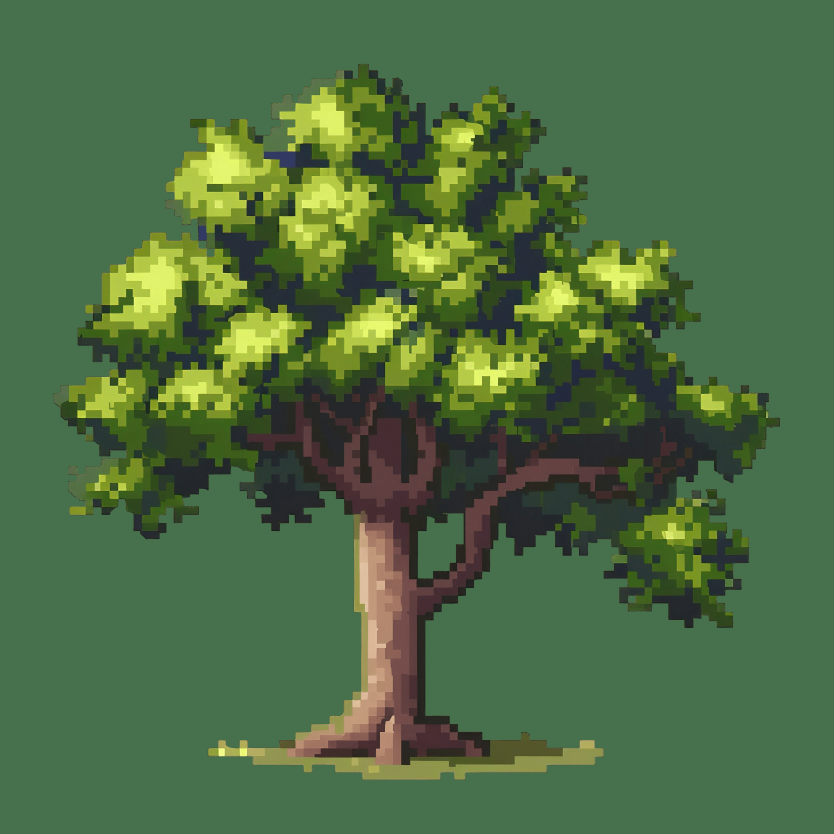
#> input picture img/photos/tree.png, 2500 x 2500 px (shown at 1/3 size)
$ python convertisseur.py
#> lines starting #> are read from the running program, lines starting #| are printed output that depends on the picture
import cv2
import numpy as np

# =====================================================================
# PARAMÈTRES FACILEMENT RÉGLABLES
# =====================================================================
IMAGE_PATH = "img/photos/tree.png"          # Chemin de ton image source
OUTPUT_PATH = "img/photos/tree_ascii.png"   # Chemin de sauvegarde (si activé)
SAUVEGARDER_PNG = True                         # Passe à True quand tu veux enregistrer le .png

# 1. Densité et proportions
LARGEUR_CARACTERES = 256   # Nombre de caractères en largeur (150 à 350 pour beaucoup de détails)
RATIO_CARACTERE = 1.0      # 1.0 = conserve exactement les proportions rectangulaires de l'image

# 2. Apparence et couleurs
MODE_COULEUR = True             # True = couleurs d'origine | False = monochrome
COULEUR_TEXTE = (255, 255, 255) # Couleur BGR si MODE_COULEUR = False (ex: (0, 255, 70) pour vert Matrix)
COULEUR_FOND = (15, 15, 15)     # Couleur de fond BGR (utilisée si l'image n'a pas de transparence)
INVERSER_LUMINOSITE = False     # True pour fond clair / texte foncé
SEUIL_TRANSPARENCE = 128        # Opacité minimale (0 à 255) pour qu'un pixel soit pris en compte

# 3. Qualité et netteté (Anti-flou pour le web)
TAILLE_CELLULE_PX = 16     # Taille d'une cellule en pixels (16 = haute résolution nette sur le web)
ECHELLE_POLICE = 0.55      # Taille de la police OpenCV (adaptée à TAILLE_CELLULE_PX = 16)
EPAISSEUR_TRAIT = 10       # Épaisseur des caractères (1 ou 2)
CONTRASTE = 1              # 1.0 = normal, > 1.0 = renforce les contrastes
LUMINOSITE = 0             # Décalage de luminosité (-50 à +50)

# Palette ASCII ultra-dense (70 niveaux du plus sombre au plus lumineux)
PALETTE_ASCII = r"$@B%8&WM#*oahkbdpqwmZO0QLCJUYXzcvunxrjft/\|()1{}[]?-_+~<>i!lI;:,\"^`'. "
# =====================================================================


def image_to_ascii():
    # Chargement de l'image en conservant le canal alpha (transparence) s'il existe
    img = cv2.imread(IMAGE_PATH, cv2.IMREAD_UNCHANGED)
#> img is the input picture: shape (2500, 2500, 4); mean B, G, R, A 65.5, 107.6, 77.3, 97
    if img is None:
        print(f"Erreur : Impossible de charger l'image '{IMAGE_PATH}'. Vérifie le chemin.")
        return

    # Séparation des couleurs (BGR) et du canal alpha (transparence)
    a_transparence = (len(img.shape) == 3 and img.shape[2] == 4)
#> a_transparence = True
    if a_transparence:
        bgr = img[:, :, :3]
        alpha = img[:, :, 3]
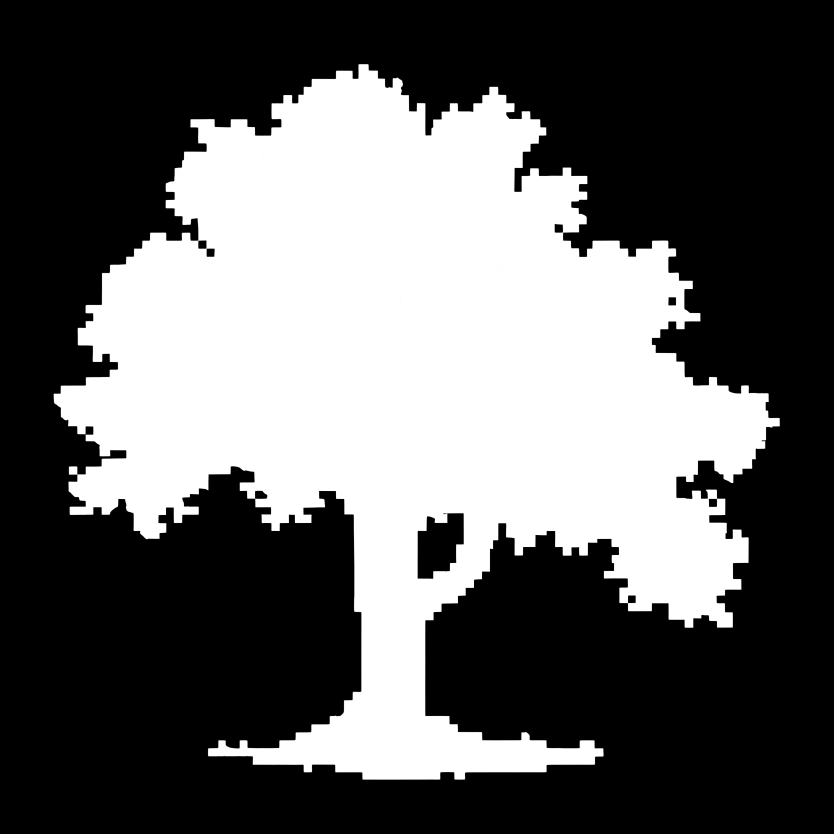
#> alpha: shape (2500, 2500) (shown at 1/3 size); min 0, max 255, mean 97
    else:
        bgr = img if len(img.shape) == 3 else cv2.cvtColor(img, cv2.COLOR_GRAY2BGR)
        alpha = None

    # Ajustement contraste / luminosité uniquement sur les couleurs
    img_ajustee = cv2.convertScaleAbs(bgr, alpha=CONTRASTE, beta=LUMINOSITE)

    # Calcul des dimensions de la grille ASCII en gardant le ratio exact
    h_orig, w_orig = img_ajustee.shape[:2]
#> h_orig = 2500; w_orig = 2500
    hauteur_caracteres = int((h_orig / w_orig) * LARGEUR_CARACTERES * RATIO_CARACTERE)
#> hauteur_caracteres = 256

    # Redimensionnement de l'image (et du masque alpha) à la taille de la grille
    img_reduite = cv2.resize(
        img_ajustee,
        (LARGEUR_CARACTERES, hauteur_caracteres),
        interpolation=cv2.INTER_AREA
    )
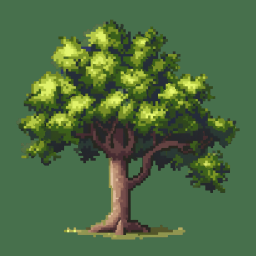
#> img_reduite: shape (256, 256, 3); mean B, G, R 65.5, 107.6, 77.3
    gris = cv2.cvtColor(img_reduite, cv2.COLOR_BGR2GRAY)
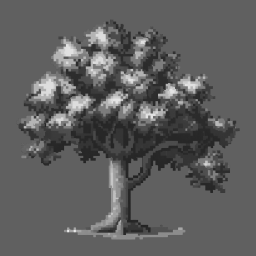
#> gris: shape (256, 256); min 34, max 236, mean 93.9

    alpha_reduit = None
    if a_transparence:
        alpha_reduit = cv2.resize(
            alpha,
            (LARGEUR_CARACTERES, hauteur_caracteres),
            interpolation=cv2.INTER_AREA
        )
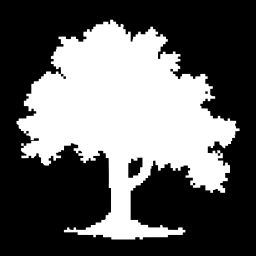
#> alpha_reduit: shape (256, 256); min 0, max 255, mean 97

    # Orientation de la palette selon le fond
    palette = PALETTE_ASCII if INVERSER_LUMINOSITE else PALETTE_ASCII[::-1]
    nb_chars = len(palette)

    # Création du canevas haute résolution (transparent BGRA si l'image source a de la transparence)
    canvas_h = hauteur_caracteres * TAILLE_CELLULE_PX
#> canvas_h = 4096
    canvas_w = LARGEUR_CARACTERES * TAILLE_CELLULE_PX

    if a_transparence:
        canvas = np.zeros((canvas_h, canvas_w, 4), dtype=np.uint8)
    else:
        canvas = np.full((canvas_h, canvas_w, 3), COULEUR_FOND, dtype=np.uint8)

    # Dessin de chaque caractère
    for y in range(hauteur_caracteres):
        pos_y = (y + 1) * TAILLE_CELLULE_PX - 3
        for x in range(LARGEUR_CARACTERES):
            # On ignore la cellule si le pixel d'origine est transparent
            if a_transparence and alpha_reduit[y, x] < SEUIL_TRANSPARENCE:
                continue

            luminosite_pixel = int(gris[y, x])
            index_char = int((luminosite_pixel / 255) * (nb_chars - 1))
            caractere = palette[index_char]

            if caractere == " ":
                continue

            couleur_bgr = tuple(int(c) for c in img_reduite[y, x]) if MODE_COULEUR else COULEUR_TEXTE
            couleur = (*couleur_bgr, 255) if a_transparence else couleur_bgr
            pos_x = x * TAILLE_CELLULE_PX

            cv2.putText(
                canvas,
                caractere,
                (pos_x, pos_y),
                cv2.FONT_HERSHEY_SIMPLEX,
                ECHELLE_POLICE,
                couleur,
                EPAISSEUR_TRAIT,
                lineType=cv2.LINE_AA
            )
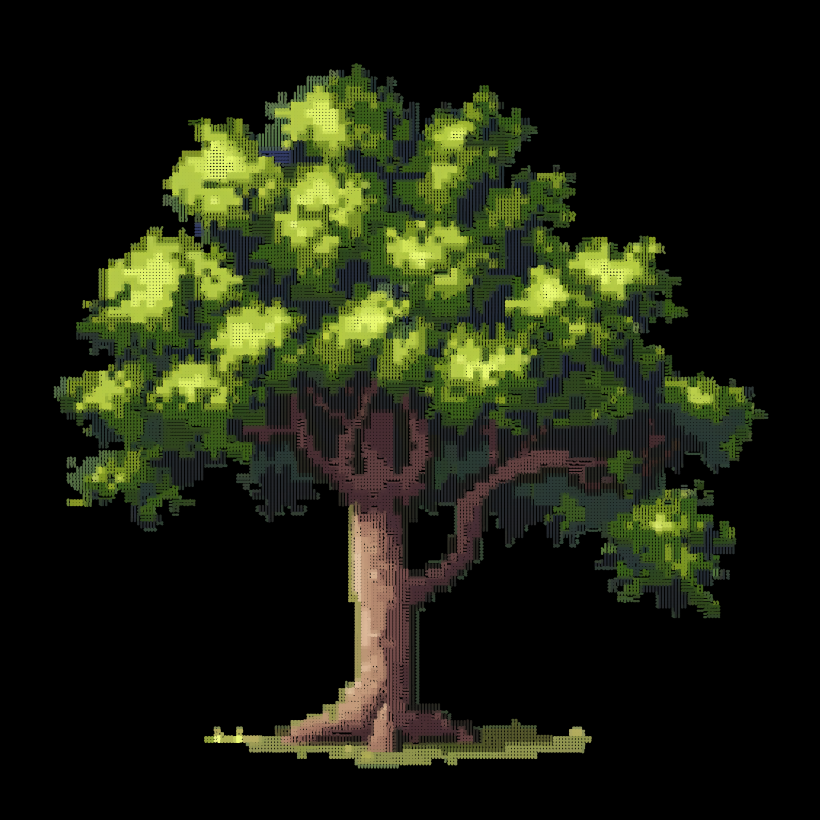
#> canvas: shape (4096, 4096, 4) (shown at 1/5 size); mean B, G, R, A 16.4, 34.3, 29.9, 84.1

    # Sauvegarde optionnelle en PNG sans perte (conserve la transparence)
    if SAUVEGARDER_PNG:
        cv2.imwrite(OUTPUT_PATH, canvas)
        print(f"Image haute résolution enregistrée sous : {OUTPUT_PATH} ({canvas_w}x{canvas_h} px)")
#| Image haute résolution enregistrée sous : img/photos/tree_ascii.png (4096x4096 px)

    # Préparation de l'aperçu (OpenCV n'affiche pas la transparence dans imshow)
    if a_transparence:
        alpha_norm = canvas[:, :, 3:4] / 255.0
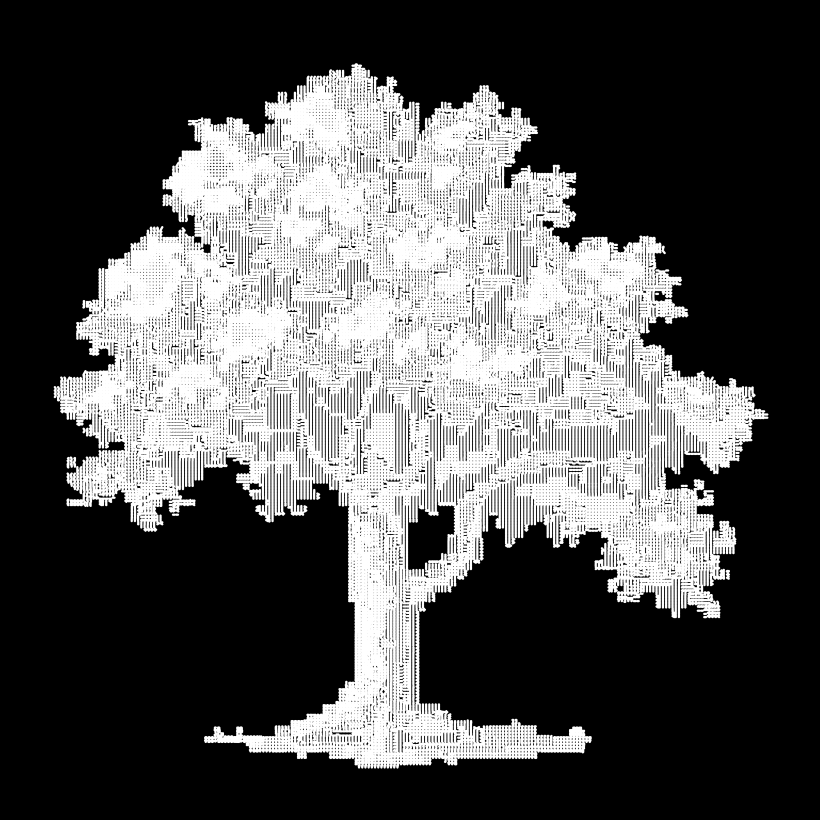
#> alpha_norm: shape (4096, 4096, 1) float64 (shown at 1/5 size); min 0, max 1, mean 0.33
        fond_apercu = np.full((canvas_h, canvas_w, 3), COULEUR_FOND, dtype=np.uint8)
        apercu = (canvas[:, :, :3] * alpha_norm + fond_apercu * (1 - alpha_norm)).astype(np.uint8)
    else:
        apercu = canvas

    # Affichage proportionnel à l'écran
    nom_fenetre = "Rendu ASCII (Appuie sur Q ou Echap pour fermer)"
    cv2.namedWindow(nom_fenetre, cv2.WINDOW_NORMAL)

    facteur_echelle = min(1400 / canvas_w, 900 / canvas_h, 1.0)
#> facteur_echelle = 0.22
    cv2.resizeWindow(nom_fenetre, int(canvas_w * facteur_echelle), int(canvas_h * facteur_echelle))

    cv2.imshow(nom_fenetre, apercu)
    print(f"Aperçu affiché ({canvas_w}x{canvas_h} px). Appuie sur 'Q' ou 'Échap' pour quitter.")
#| Aperçu affiché (4096x4096 px). Appuie sur 'Q' ou 'Échap' pour quitter.

    while True:
        touche = cv2.waitKey(0) & 0xFF
#> (key q is pressed here)
        if touche in (ord('q'), ord('Q'), 27):
            break

    cv2.destroyAllWindows()


if __name__ == "__main__":
    image_to_ascii()
